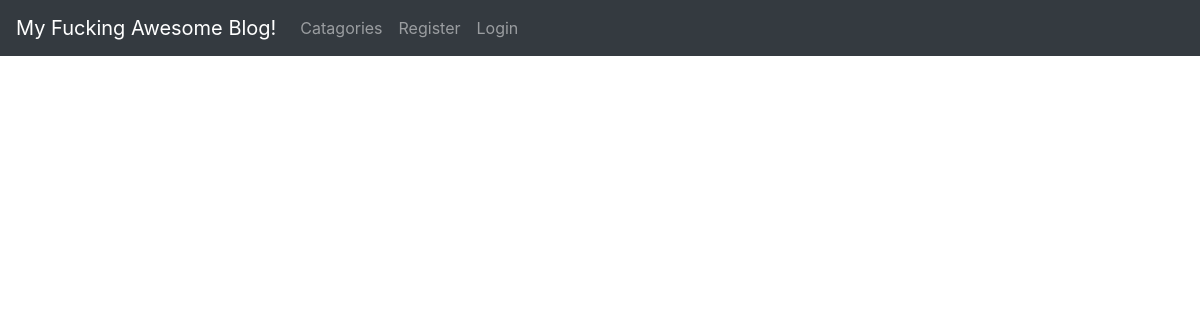
The page /catagory-list/ on the database as committed earlier.
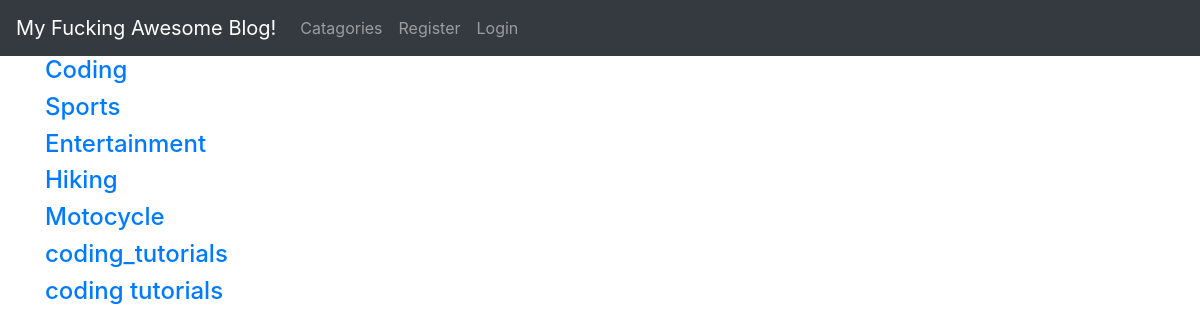
The same page on the database as committed later.
### myApp/models.py (models this page shows, shortened)
class Catagory(models.Model):
    name = models.CharField(max_length=255)
    def __str__(self):
        return self.name

### myApp/views.py (the view)
def CatagoryListView(request):
    cat_menu_list = Catagory.objects.all()
    return render(request, 'catagory_list.html', {'cat_menu_list':cat_menu_list})

### myApp/templates/catagory_list.html (shortened to what this page needs)
{% extends "base.html" %}
{% block content %}
{% for item in cat_menu_list  %}
    <h4><a href="{% url 'catagory' item|slugify %}">{{item}}</a></h4>
{% endfor %}
{% endblock %}

Rows that differ between the two databases and show on the page:
added Catagory: name "Coding"
added Catagory: name "Sports"
added Catagory: name "Entertainment"
added Catagory: name "Hiking"
added Catagory: name "Motocycle"
added Catagory: name "coding_tutorials"
added Catagory: name "coding tutorials"
